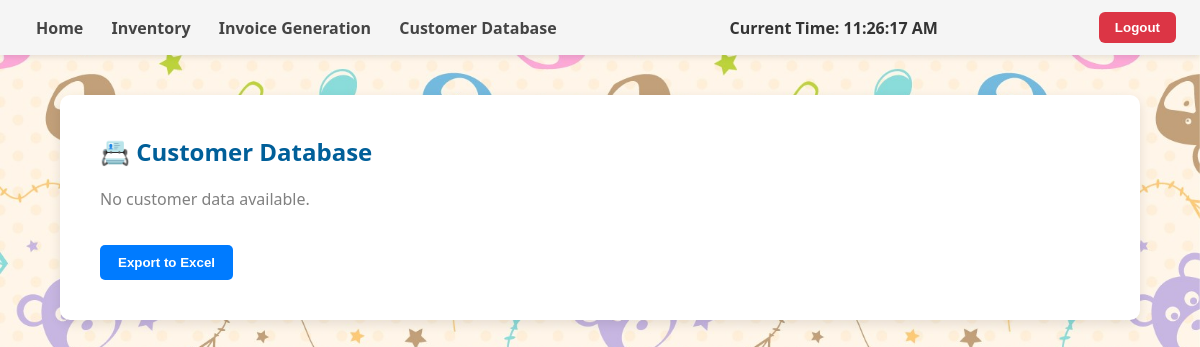
The app's page /customer_database (signed in), older data.
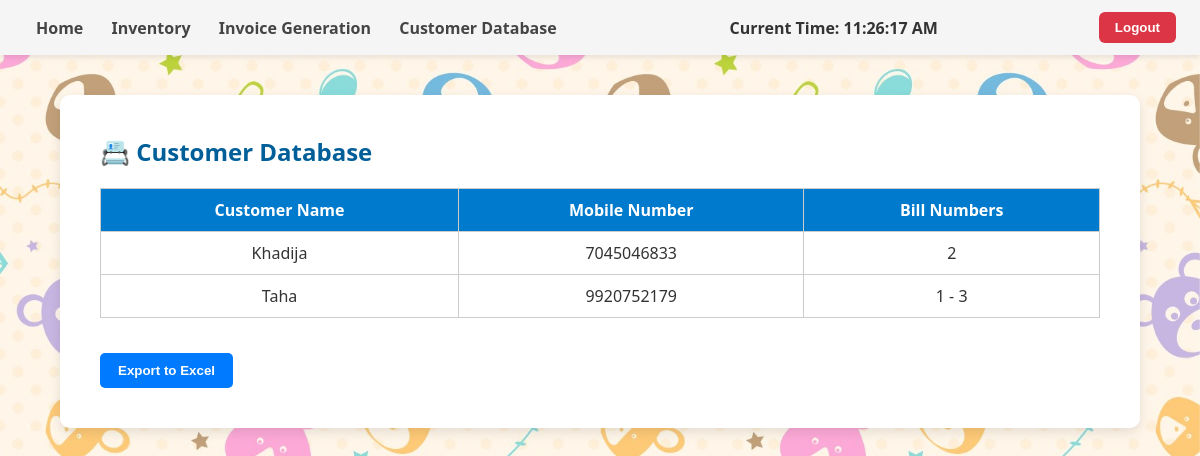
The same page, newer data.
### app.py (models this page shows)
class Invoice(db.Model):
    __tablename__ = 'invoices'
    id = db.Column(db.Integer, primary_key=True)
    bill_number = db.Column(db.Integer, unique=True, nullable=False)
    date = db.Column(db.DateTime, nullable=False)
    customer_name = db.Column(db.String, nullable=False)
    customer_number = db.Column(db.String, nullable=False)
    subtotal = db.Column(db.Float, nullable=False)
    discount_percentage = db.Column(db.Float, nullable=False)
    total_due = db.Column(db.Float, nullable=False)
    items_json = db.Column(db.Text, nullable=False)

### app.py (the view)
@app.route('/customer_database')
def customer_database():
    if 'user' not in session:
        return redirect(url_for('login'))
    invoices = Invoice.query.order_by(Invoice.customer_name).all()
    customer_dict = {}
    for inv in invoices:
        key = (inv.customer_name.strip(), inv.customer_number.strip())
        if key not in customer_dict:
            customer_dict[key] = []
        customer_dict[key].append(str(inv.bill_number))
    customer_data = [
        {'name': name, 'mobile': mobile, 'bills': bill_numbers}
        for (name, mobile), bill_numbers in customer_dict.items()
    ]
    return render_template('customer_database.html', customer_data=customer_data)

### templates/customer_database.html (shortened to what this page needs)
{% extends 'dashboard.html' %}
{% block content %}
<h2>📇 Customer Database</h2>
{% if customer_data and customer_data|length > 0 %}
<table border="1" cellpadding="10" cellspacing="0" style="width: 100%; border-collapse: collapse; margin-top: 20px;">
    <thead style="background-color: #e0e0e0;">
        <tr>
            <th>Customer Name</th>
            <th>Mobile Number</th>
            <th>Bill Numbers</th>
        </tr>
    </thead>
    <tbody>
        {% for customer in customer_data %}
        <tr>
            <td>{{ customer.name }}</td>
            <td>{{ customer.mobile if customer.mobile else 'N/A' }}</td>
            <td>{{ customer.bills | join(' - ') }}</td>
        </tr>
        {% endfor %}
    </tbody>
</table>
{% else %}
<p style="color: gray;">No customer data available.</p>
{% endif %}
<form method="POST" action="{{ url_for('export_customers') }}" style="margin-top: 20px;">
    <button type="submit" class="button">Export to Excel</button>
</form>
{% endblock %}

Row changes from the older to the newer data that the page shows:
added Invoice: name "Khadija", customer_number "7045046833", bills "2"
added Invoice: name "Taha", customer_number "9920752179", bills "1 - 3"
Text that changed along with them:
text no longer shown: "No customer data available."
text now shown: "Customer Name Mobile Number Bill Numbers"
